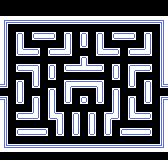

A 2D game scene composited from a Tiled map and its tileset images. What follows is a short description and the map's XML, with every tile layer's data as written:
An orthogonal 21x20 tile map with 8x8 px tiles, 3 tile layers (Colides, Jidlo, powerUp), 54 tilesets.

<map version="1.10" tiledversion="1.10.2" orientation="orthogonal" renderorder="right-down" width="21" height="20" tilewidth="8" tileheight="8" infinite="0" nextlayerid="5" nextobjectid="1">
 <tileset firstgid="1" source="tile_data/branaLevo.tsx" />
 <tileset firstgid="2" source="tile_data/branaMid.tsx" />
 <tileset firstgid="3" source="tile_data/branaPravo.tsx" />
 <tileset firstgid="4" source="tile_data/jednaJedna.tsx" />
 <tileset firstgid="5" source="tile_data/rohLevo.tsx" />
 <tileset firstgid="6" source="tile_data/rohPravoHore.tsx" />
 <tileset firstgid="7" source="tile_data/border_in_dr.tsx" />
 <tileset firstgid="8" source="tile_data/border_lr.tsx" />
 <tileset firstgid="9" source="tile_data/border_ud.tsx" />
 <tileset firstgid="10" source="tile_data/in_border_d_end.tsx" />
 <tileset firstgid="11" source="tile_data/in_border_left_end.tsx" />
 <tileset firstgid="12" source="tile_data/in_border_lr.tsx" />
 <tileset firstgid="13" source="tile_data/in_border_r_end.tsx" />
 <tileset firstgid="14" source="tile_data/in_border_ud.tsx" />
 <tileset firstgid="15" source="tile_data/in_border_up_end.tsx" />
 <tileset firstgid="16" source="tile_data/border_corner_in_ul.tsx" />
 <tileset firstgid="17" source="tile_data/border_corner_ld.tsx" />
 <tileset firstgid="18" source="tile_data/border_corner_lu.tsx" />
 <tileset firstgid="19" source="tile_data/border_corner_rd.tsx" />
 <tileset firstgid="20" source="tile_data/border_corner_ru.tsx" />
 <tileset firstgid="21" source="tile_data/border_corner_ur.tsx" />
 <tileset firstgid="22" source="tile_data/border_in_dl.tsx" />
 <tileset firstgid="23" source="tile_data/border_lr_d.tsx" />
 <tileset firstgid="24" source="tile_data/border_ud_r.tsx" />
 <tileset firstgid="25" source="tile_data/transp.tsx" />
 <tileset firstgid="26" source="tile_data/weo2.tsx" />
 <tileset firstgid="27" source="tile_data/transp.tsx" />
 <tileset firstgid="28" source="tile_data/weo3.tsx" />
 <tileset firstgid="29" source="tile_data/border_corner_in_ul.tsx" />
 <tileset firstgid="30" source="tile_data/border_corner_ld.tsx" />
 <tileset firstgid="31" source="tile_data/border_corner_lu.tsx" />
 <tileset firstgid="32" source="tile_data/border_corner_rd.tsx" />
 <tileset firstgid="33" source="tile_data/border_corner_ru.tsx" />
 <tileset firstgid="34" source="tile_data/border_corner_ur.tsx" />
 <tileset firstgid="35" source="tile_data/border_in_dl.tsx" />
 <tileset firstgid="36" source="tile_data/border_in_dr.tsx" />
 <tileset firstgid="37" source="tile_data/border_lr.tsx" />
 <tileset firstgid="38" source="tile_data/border_lr_d.tsx" />
 <tileset firstgid="39" source="tile_data/border_ud.tsx" />
 <tileset firstgid="40" source="tile_data/border_ud_r.tsx" />
 <tileset firstgid="41" source="tile_data/branaLevo.tsx" />
 <tileset firstgid="42" source="tile_data/branaMid.tsx" />
 <tileset firstgid="43" source="tile_data/branaPravo.tsx" />
 <tileset firstgid="44" source="tile_data/in_border_d_end.tsx" />
 <tileset firstgid="45" source="tile_data/in_border_left_end.tsx" />
 <tileset firstgid="46" source="tile_data/in_border_lr.tsx" />
 <tileset firstgid="47" source="tile_data/in_border_r_end.tsx" />
 <tileset firstgid="48" source="tile_data/in_border_ud.tsx" />
 <tileset firstgid="49" source="tile_data/in_border_up_end.tsx" />
 <tileset firstgid="50" source="tile_data/jednaJedna.tsx" />
 <tileset firstgid="51" source="tile_data/rohLevo.tsx" />
 <tileset firstgid="52" source="tile_data/rohPravoHore.tsx" />
 <tileset firstgid="53" source="tile_data/weo.tsx" />
 <tileset firstgid="54" source="tile_data/weo2.tsx" />
 <layer id="1" name="Colides" width="21" height="20">
  <data encoding="csv">
0,0,0,0,0,0,0,0,0,0,0,0,0,0,0,0,0,0,0,0,0,
0,0,0,0,0,0,0,0,0,0,0,0,0,0,0,0,0,0,0,0,0,
2147483668,8,8,8,8,8,8,8,8,8,8,8,8,8,8,8,8,8,8,8,20,
2147483672,0,0,0,0,0,0,0,0,0,0,0,0,0,0,0,0,0,0,0,24,
2147483672,0,15,0,11,12,1073741837,0,15,0,15,0,15,0,3221225485,12,13,0,15,0,24,
2147483672,0,14,0,0,0,0,0,14,0,1073741839,0,14,0,0,0,0,0,14,0,24,
2147483672,0,5,12,2147483659,0,2147483661,12,2147483653,0,0,0,5,12,13,0,11,12,2147483653,0,24,
2147483672,0,0,0,0,0,0,0,0,0,15,0,0,0,0,0,0,0,0,0,24,
2147483672,0,11,12,3221225477,0,1073741834,0,11,12,28,12,2147483659,0,1073741834,0,1073741829,12,2147483659,0,24,
2147483672,0,0,0,3758096396,0,10,0,0,0,0,0,0,0,10,0,14,0,0,0,24,
2147483669,0,2147483663,0,10,0,0,0,2147483654,2684354574,2684354574,2684354574,6,0,0,0,10,0,15,0,21,
0,0,2147483662,0,0,0,1073741834,0,14,0,0,0,14,0,1073741834,0,0,0,14,0,0,
2147483655,0,2147483658,0,1073741834,0,3758096396,0,1073741839,0,4,0,1073741839,0,3758096396,0,1073741834,0,10,0,7,
2147483672,0,0,0,14,0,3758096396,0,0,0,0,0,0,0,3758096396,0,14,0,0,0,24,
2147483672,0,1610612751,1610612750,2147483653,0,5,536870917,0,15,0,15,0,2684354565,2147483653,0,5,1610612750,3758096399,0,24,
2147483672,0,0,0,0,0,0,3758096396,0,14,0,14,0,14,0,0,0,0,0,0,24,
2147483672,0,11,12,12,13,0,10,0,10,0,10,0,10,0,11,12,12,13,0,24,
2147483672,0,0,0,0,0,0,0,0,0,0,0,0,0,0,0,0,0,0,0,24,
2147483667,23,23,23,23,23,23,23,23,23,23,23,23,23,23,23,23,23,23,23,19,
0,0,0,0,0,0,0,0,0,0,0,0,0,0,0,0,0,0,0,0,0
</data>
 </layer>
 <layer id="2" name="Jidlo" width="21" height="20">
  <data encoding="csv">
0,0,0,0,0,0,0,0,0,0,0,0,0,0,0,0,0,0,0,0,0,
0,0,0,0,0,0,0,0,0,0,0,0,0,0,0,0,0,0,0,0,0,
0,0,0,0,0,0,0,0,0,0,0,0,0,0,0,0,0,0,0,0,0,
0,25,25,25,25,25,25,25,25,25,25,25,25,25,25,25,25,25,25,25,0,
0,25,0,25,0,0,0,25,0,25,0,25,0,25,0,0,0,25,0,25,0,
0,25,0,0,25,25,25,25,0,25,0,25,0,25,25,25,25,0,0,25,0,
0,25,0,0,0,25,0,0,0,25,25,25,0,0,0,25,0,0,0,25,0,
0,25,25,25,25,25,25,25,25,25,0,25,25,25,25,25,25,25,25,25,0,
0,25,0,0,0,25,0,25,0,0,0,0,0,25,0,25,0,0,0,25,0,
0,25,25,25,0,25,0,25,25,25,25,25,25,25,0,25,0,25,25,25,0,
0,25,0,25,0,25,25,25,0,0,0,0,0,25,25,25,0,25,0,25,0,
0,25,0,25,25,25,0,25,0,25,25,25,0,25,0,25,25,25,0,25,0,
0,25,0,25,0,25,0,25,0,25,0,25,0,25,0,25,0,25,0,25,0,
0,25,25,25,0,25,0,25,25,25,25,25,25,25,0,25,0,25,25,25,0,
0,25,0,0,0,25,0,0,25,0,25,0,25,0,0,25,0,0,0,25,0,
0,25,25,25,25,25,0,0,25,0,25,0,25,0,0,25,25,25,25,25,0,
0,25,0,0,0,0,25,0,25,0,25,0,25,0,25,0,0,0,0,25,0,
0,25,25,25,25,25,25,25,25,25,25,25,25,25,25,25,25,25,25,25,0,
0,0,0,0,0,0,0,0,0,0,0,0,0,0,0,0,0,0,0,0,0,
0,0,0,0,0,0,0,0,0,0,0,0,0,0,0,0,0,0,0,0,0
</data>
 </layer>
 <layer id="4" name="powerUp" width="21" height="20">
  <data encoding="csv">
0,0,0,0,0,0,0,0,0,0,0,0,0,0,0,0,0,0,0,0,0,
0,0,0,0,0,0,0,0,0,0,0,0,0,0,0,0,0,0,0,0,0,
0,0,0,0,0,0,0,0,0,0,0,0,0,0,0,0,0,0,0,0,0,
0,0,0,0,0,0,0,0,0,0,0,0,0,0,0,0,0,0,0,0,0,
0,0,0,0,0,0,0,0,0,0,0,0,0,0,0,0,0,0,0,0,0,
0,0,0,25,0,0,0,0,0,0,0,0,0,0,0,0,0,25,0,0,0,
0,0,0,0,0,0,0,0,0,0,0,0,0,0,0,0,0,0,0,0,0,
0,0,0,0,0,0,0,0,0,0,0,0,0,0,0,0,0,0,0,0,0,
0,0,0,0,0,0,0,0,0,0,0,0,0,0,0,0,0,0,0,0,0,
0,0,0,0,0,0,0,0,0,0,0,0,0,0,0,0,0,0,0,0,0,
0,0,0,0,0,0,0,0,0,0,0,0,0,0,0,0,0,0,0,0,0,
0,0,0,0,0,0,0,0,0,0,0,0,0,0,0,0,0,0,0,0,0,
0,0,0,0,0,0,0,0,0,0,0,0,0,0,0,0,0,0,0,0,0,
0,0,0,0,0,0,0,0,0,0,0,0,0,0,0,0,0,0,0,0,0,
0,0,0,0,0,0,0,0,0,0,0,0,0,0,0,0,0,0,0,0,0,
0,0,0,0,0,0,25,0,0,0,0,0,0,0,25,0,0,0,0,0,0,
0,0,0,0,0,0,0,0,0,0,0,0,0,0,0,0,0,0,0,0,0,
0,0,0,0,0,0,0,0,0,0,0,0,0,0,0,0,0,0,0,0,0,
0,0,0,0,0,0,0,0,0,0,0,0,0,0,0,0,0,0,0,0,0,
0,0,0,0,0,0,0,0,0,0,0,0,0,0,0,0,0,0,0,0,0
</data>
 </layer>
</map>
